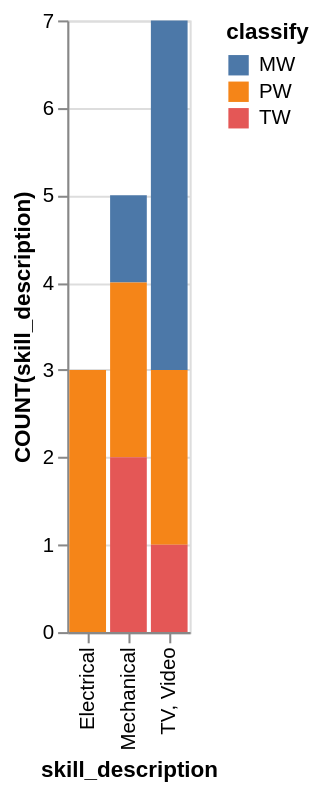

Describe this chart as a Vega-Lite specification.
### Vega-Lite specification from a JSON file in a GitHub repository (floating-point values rounded to 4 significant figures)
{"data": {"values": [{"x_data": "Electrical", "y_data": 0, "classify": "MW"}, {"x_data": "Mechanical", "y_data": 1, "classify": "MW"}, {"x_data": "TV, Video", "y_data": 4, "classify": "MW"}, {"x_data": "Electrical", "y_data": 3, "classify": "PW"}, {"x_data": "Mechanical", "y_data": 2, "classify": "PW"}, {"x_data": "TV, Video", "y_data": 2, "classify": "PW"}, {"x_data": "Electrical", "y_data": 0, "classify": "TW"}, {"x_data": "Mechanical", "y_data": 2, "classify": "TW"}, {"x_data": "TV, Video", "y_data": 1, "classify": "TW"}]}, "mark": "bar", "encoding": {"x": {"field": "x_data", "type": "nominal", "title": "skill_description", "sort": "ascending"}, "y": {"field": "y_data", "type": "quantitative", "title": "COUNT(skill_description)"}, "color": {"field": "classify"}}}
